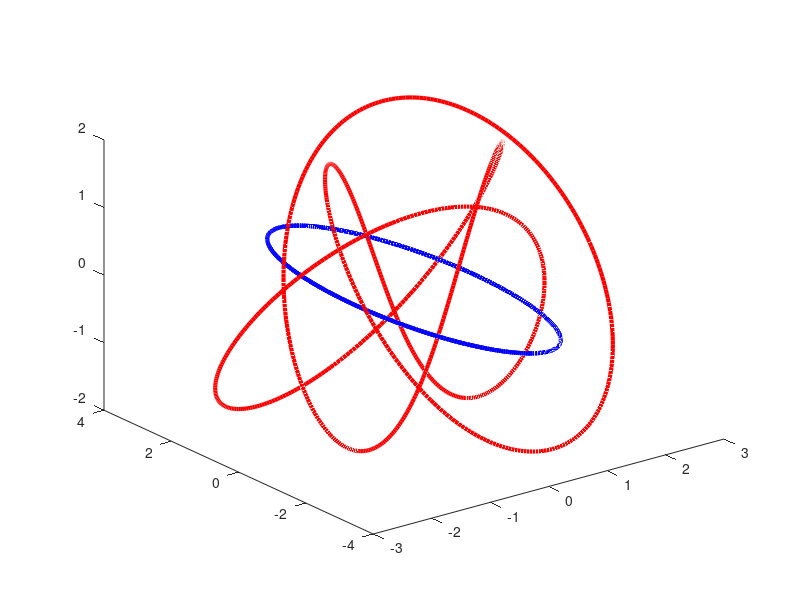

Source code (MATLAB): (Note: this script raises an error after producing the figure.)
function test

  [x,y,z] = ellipse(1000) ;
  plot3(x,y,z,'-b','LineWidth',3) ;
  P = [ x'; y'; z'; ] ;

  [x,y,z] = pnts8knots(1000) ;
  hold on ;
  plot3(x,y,z,'-r','LineWidth',3) ;
  Q = [ x'; y'; z'; ] ; 

  [L,E] = lk( P, Q ) ;
  
  fprintf('L = %d, err = %g\n', L, E ) ;

end

function [x,y,z] = ellipse(npts)
  theta = [2*pi*linspace(0,1,npts)]';
  x     = 1*cos(3*theta);
  y     = 4*sin(3*theta) ;
  z     = zeros(size(theta)) ;
end

function [x,y,z] = pnts8knots(npts)
  t = [2*pi*linspace(0,1,npts)]';
  x = (2+cos(2*t)).*cos(3*t);
  y = (2+cos(2*t)).*sin(3*t);
  z = 2*sin(4*t);
end
